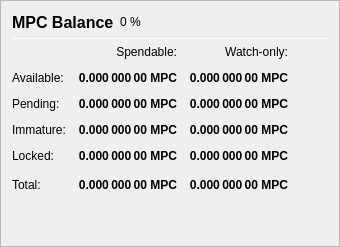
                   <widget class="QFrame" name="frame_Balances">
                    <property name="frameShape">
                     <enum>QFrame::StyledPanel</enum>
                    </property>
                    <property name="frameShadow">
                     <enum>QFrame::Raised</enum>
                    </property>
                    <layout class="QVBoxLayout" name="verticalLayout_4">
                     <item>
                      <layout class="QHBoxLayout" name="horizontalLayout_4">
                       <item>
                        <widget class="QLabel" name="label_5">
                         <property name="minimumSize">
                          <size>
                           <width>0</width>
                           <height>20</height>
                          </size>
                         </property>
                         <property name="font">
                          <font>
                           <pointsize>12</pointsize>
                           <weight>75</weight>
                           <bold>true</bold>
                          </font>
                         </property>
                         <property name="text">
                          <string>MPC Balance</string>
                         </property>
                        </widget>
                       </item>
                       <item>
                        <widget class="QLabel" name="labelMPCPercent">
                         <property name="text">
                          <string notr="true">0 %</string>
                         </property>
                        </widget>
                       </item>
                       <item>
                        <spacer name="horizontalSpacer_3">
                         <property name="orientation">
                          <enum>Qt::Horizontal</enum>
                         </property>
                         <property name="sizeHint" stdset="0">
                          <size>
                           <width>40</width>
                           <height>20</height>
                          </size>
                         </property>
                        </spacer>
                       </item>
                      </layout>
                     </item>
                     <item>
                      <widget class="Line" name="line_Balance">
                       <property name="minimumSize">
                        <size>
                         <width>0</width>
                         <height>1</height>
                        </size>
                       </property>
                       <property name="maximumSize">
                        <size>
                         <width>16777215</width>
                         <height>1</height>
                        </size>
                       </property>
                       <property name="orientation">
                        <enum>Qt::Horizontal</enum>
                       </property>
                      </widget>
                     </item>
                     <item>
                      <layout class="QGridLayout" name="gridLayout">
                       <property name="spacing">
                        <number>12</number>
                       </property>
                       <item row="0" column="1">
                        <widget class="QLabel" name="labelSpendable">
                         <property name="text">
                          <string>Spendable:</string>
                         </property>
                         <property name="alignment">
                          <set>Qt::AlignRight|Qt::AlignTrailing|Qt::AlignVCenter</set>
                         </property>
                        </widget>
                       </item>
                       <item row="0" column="2">
                        <widget class="QLabel" name="labelWatchonly">
                         <property name="text">
                          <string>Watch-only:</string>
                         </property>
                         <property name="alignment">
                          <set>Qt::AlignRight|Qt::AlignTrailing|Qt::AlignVCenter</set>
                         </property>
                        </widget>
                       </item>
                       <item row="1" column="0">
                        <widget class="QLabel" name="labelBalanceText">
                         <property name="text">
                          <string>Available:</string>
                         </property>
                        </widget>
                       </item>
                       <item row="1" column="1">
                        <widget class="QLabel" name="labelBalance">
                         <property name="font">
                          <font>
                           <weight>75</weight>
                           <bold>true</bold>
                          </font>
                         </property>
                         <property name="cursor">
                          <cursorShape>IBeamCursor</cursorShape>
                         </property>
                         <property name="toolTip">
                          <string>Your current spendable balance</string>
                         </property>
                         <property name="text">
                          <string notr="true">0.000 000 00 MPC</string>
                         </property>
                         <property name="alignment">
                          <set>Qt::AlignRight|Qt::AlignTrailing|Qt::AlignVCenter</set>
                         </property>
                         <property name="textInteractionFlags">
                          <set>Qt::LinksAccessibleByMouse|Qt::TextSelectableByKeyboard|Qt::TextSelectableByMouse</set>
                         </property>
                        </widget>
                       </item>
                       <item row="1" column="2">
                        <widget class="QLabel" name="labelWatchAvailable">
                         <property name="font">
                          <font>
                           <weight>75</weight>
                           <bold>true</bold>
                          </font>
                         </property>
                         <property name="cursor">
                          <cursorShape>IBeamCursor</cursorShape>
                         </property>
                         <property name="toolTip">
                          <string>Your current balance in watch-only addresses</string>
                         </property>
                         <property name="text">
                          <string notr="true">0.000 000 00 MPC</string>
                         </property>
                         <property name="alignment">
                          <set>Qt::AlignRight|Qt::AlignTrailing|Qt::AlignVCenter</set>
                         </property>
                         <property name="textInteractionFlags">
                          <set>Qt::LinksAccessibleByMouse|Qt::TextSelectableByKeyboard|Qt::TextSelectableByMouse</set>
                         </property>
                        </widget>
                       </item>
                       <item row="2" column="0">
                        <widget class="QLabel" name="labelPendingText">
                         <property name="text">
                          <string>Pending:</string>
                         </property>
                        </widget>
                       </item>
                       <item row="2" column="1">
                        <widget class="QLabel" name="labelUnconfirmed">
                         <property name="font">
                          <font>
                           <weight>75</weight>
                           <bold>true</bold>
                          </font>
                         </property>
                         <property name="cursor">
                          <cursorShape>IBeamCursor</cursorShape>
                         </property>
                         <property name="toolTip">
                          <string>Total of transactions that have yet to be confirmed, and do not yet count toward the spendable balance</string>
                         </property>
                         <property name="text">
                          <string notr="true">0.000 000 00 MPC</string>
                         </property>
                         <property name="alignment">
                          <set>Qt::AlignRight|Qt::AlignTrailing|Qt::AlignVCenter</set>
                         </property>
                         <property name="textInteractionFlags">
                          <set>Qt::LinksAccessibleByMouse|Qt::TextSelectableByKeyboard|Qt::TextSelectableByMouse</set>
                         </property>
                        </widget>
                       </item>
                       <item row="2" column="2">
                        <widget class="QLabel" name="labelWatchPending">
                         <property name="font">
                          <font>
                           <weight>75</weight>
                           <bold>true</bold>
                          </font>
                         </property>
                         <property name="cursor">
                          <cursorShape>IBeamCursor</cursorShape>
                         </property>
                         <property name="toolTip">
                          <string>Unconfirmed transactions to watch-only addresses</string>
                         </property>
                         <property name="text">
                          <string notr="true">0.000 000 00 MPC</string>
                         </property>
                         <property name="alignment">
                          <set>Qt::AlignRight|Qt::AlignTrailing|Qt::AlignVCenter</set>
                         </property>
                         <property name="textInteractionFlags">
                          <set>Qt::LinksAccessibleByMouse|Qt::TextSelectableByKeyboard|Qt::TextSelectableByMouse</set>
                         </property>
                        </widget>
                       </item>
                       <item row="3" column="0">
                        <widget class="QLabel" name="labelImmatureText">
                         <property name="text">
                          <string>Immature:</string>
                         </property>
                        </widget>
                       </item>
                       <item row="3" column="1">
                        <widget class="QLabel" name="labelImmature">
                         <property name="font">
                          <font>
                           <weight>75</weight>
                           <bold>true</bold>
                          </font>
                         </property>
                         <property name="cursor">
                          <cursorShape>IBeamCursor</cursorShape>
                         </property>
                         <property name="toolTip">
                          <string>Staked or masternode rewards that has not yet matured</string>
                         </property>
                         <property name="text">
                          <string notr="true">0.000 000 00 MPC</string>
                         </property>
                         <property name="alignment">
                          <set>Qt::AlignRight|Qt::AlignTrailing|Qt::AlignVCenter</set>
                         </property>
                         <property name="textInteractionFlags">
                          <set>Qt::LinksAccessibleByMouse|Qt::TextSelectableByKeyboard|Qt::TextSelectableByMouse</set>
                         </property>
                        </widget>
                       </item>
                       <item row="3" column="2">
                        <widget class="QLabel" name="labelWatchImmature">
                         <property name="font">
                          <font>
                           <weight>75</weight>
                           <bold>true</bold>
                          </font>
                         </property>
                         <property name="cursor">
                          <cursorShape>IBeamCursor</cursorShape>
                         </property>
                         <property name="toolTip">
                          <string>Staked or masternode rewards in watch-only addresses that has not yet matured</string>
                         </property>
                         <property name="text">
                          <string notr="true">0.000 000 00 MPC</string>
                         </property>
                         <property name="alignment">
                          <set>Qt::AlignRight|Qt::AlignTrailing|Qt::AlignVCenter</set>
                         </property>
                         <property name="textInteractionFlags">
                          <set>Qt::LinksAccessibleByMouse|Qt::TextSelectableByKeyboard|Qt::TextSelectableByMouse</set>
                         </property>
                        </widget>
                       </item>
                       <item row="4" column="0">
                        <widget class="QLabel" name="labelLockedBalanceText">
                         <property name="toolTip">
                          <string>Locked MPC or Masternode collaterals. These are excluded from zMPC minting.</string>
                         </property>
                         <property name="text">
                          <string>Locked:</string>
                         </property>
                        </widget>
                       </item>
                       <item row="4" column="1">
                        <widget class="QLabel" name="labelLockedBalance">
                         <property name="font">
                          <font>
                           <weight>75</weight>
                           <bold>true</bold>
                          </font>
                         </property>
                         <property name="cursor">
                          <cursorShape>IBeamCursor</cursorShape>
                         </property>
                         <property name="toolTip">
                          <string>Locked MPC or Masternode collaterals. These are excluded from zMPC minting.</string>
                         </property>
                         <property name="text">
                          <string notr="true">0.000 000 00 MPC</string>
                         </property>
                         <property name="alignment">
                          <set>Qt::AlignRight|Qt::AlignTrailing|Qt::AlignVCenter</set>
                         </property>
                         <property name="textInteractionFlags">
                          <set>Qt::LinksAccessibleByMouse|Qt::TextSelectableByKeyboard|Qt::TextSelectableByMouse</set>
                         </property>
                        </widget>
                       </item>
                       <item row="4" column="2">
                        <widget class="QLabel" name="labelWatchLocked">
                         <property name="font">
                          <font>
                           <weight>75</weight>
                           <bold>true</bold>
                          </font>
                         </property>
                         <property name="cursor">
                          <cursorShape>IBeamCursor</cursorShape>
                         </property>
                         <property name="toolTip">
                          <string>Current locked balance in watch-only addresses</string>
                         </property>
                         <property name="text">
                          <string notr="true">0.000 000 00 MPC</string>
                         </property>
                         <property name="alignment">
                          <set>Qt::AlignRight|Qt::AlignTrailing|Qt::AlignVCenter</set>
                         </property>
                         <property name="textInteractionFlags">
                          <set>Qt::LinksAccessibleByMouse|Qt::TextSelectableByKeyboard|Qt::TextSelectableByMouse</set>
                         </property>
                        </widget>
                       </item>
                       <item row="5" column="0">
                        <widget class="QLabel" name="labelTotalText">
                         <property name="toolTip">
                          <string>Your current MicroPaymentCoin balance, unconfirmed and immature transactions included</string>
                         </property>
                         <property name="text">
                          <string>Total:</string>
                         </property>
                        </widget>
                       </item>
                       <item row="5" column="1">
                        <widget class="QLabel" name="labelTotal">
                         <property name="font">
                          <font>
                           <weight>75</weight>
                           <bold>true</bold>
                          </font>
                         </property>
                         <property name="cursor">
                          <cursorShape>IBeamCursor</cursorShape>
                         </property>
                         <property name="toolTip">
                          <string>Your current MicroPaymentCoin balance, unconfirmed and immature transactions included</string>
                         </property>
                         <property name="text">
                          <string notr="true">0.000 000 00 MPC</string>
                         </property>
                         <property name="alignment">
                          <set>Qt::AlignRight|Qt::AlignTrailing|Qt::AlignVCenter</set>
                         </property>
                         <property name="textInteractionFlags">
                          <set>Qt::LinksAccessibleByMouse|Qt::TextSelectableByKeyboard|Qt::TextSelectableByMouse</set>
                         </property>
                        </widget>
                       </item>
                       <item row="5" column="2">
                        <widget class="QLabel" name="labelWatchTotal">
                         <property name="font">
                          <font>
                           <weight>75</weight>
                           <bold>true</bold>
                          </font>
                         </property>
                         <property name="cursor">
                          <cursorShape>IBeamCursor</cursorShape>
                         </property>
                         <property name="toolTip">
                          <string>Current total balance in watch-only addresses</string>
                         </property>
                         <property name="text">
                          <string notr="true">0.000 000 00 MPC</string>
                         </property>
                         <property name="alignment">
                          <set>Qt::AlignRight|Qt::AlignTrailing|Qt::AlignVCenter</set>
                         </property>
                         <property name="textInteractionFlags">
                          <set>Qt::LinksAccessibleByMouse|Qt::TextSelectableByKeyboard|Qt::TextSelectableByMouse</set>
                         </property>
                        </widget>
                       </item>
                       <item row="5" column="3">
                        <spacer name="horizontalSpacer_9">
                         <property name="orientation">
                          <enum>Qt::Horizontal</enum>
                         </property>
                         <property name="sizeHint" stdset="0">
                          <size>
                           <width>40</width>
                           <height>20</height>
                          </size>
                         </property>
                        </spacer>
                       </item>
                      </layout>
                     </item>
                     <item>
                      <spacer name="verticalSpacer_3">
                       <property name="orientation">
                        <enum>Qt::Vertical</enum>
                       </property>
                       <property name="sizeHint" stdset="0">
                        <size>
                         <width>20</width>
                         <height>40</height>
                        </size>
                       </property>
                      </spacer>
                     </item>
                    </layout>
                   </widget>
